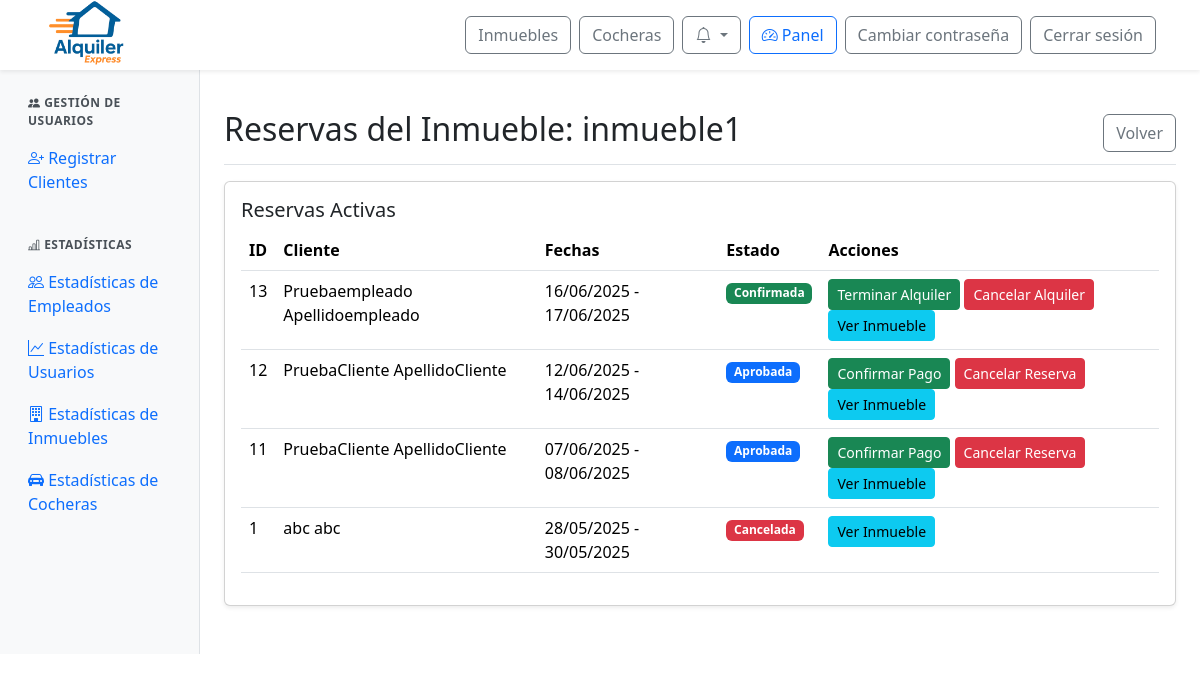
The page /panel/inmuebles/reservas/1/ (signed in) on the database as committed earlier.
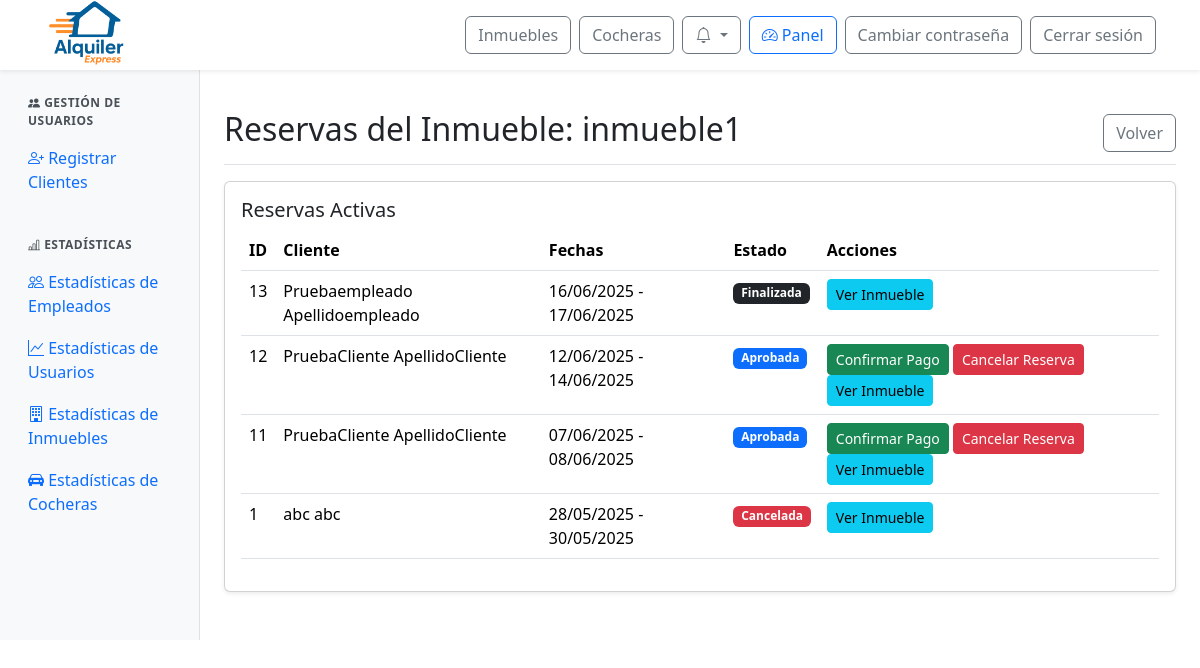
The same page on the database as committed later.
### web/models.py (models this page shows, shortened)
class Reserva(models.Model):
    id_reserva = models.AutoField(primary_key=True)
    fecha_inicio = models.DateField()
    fecha_fin = models.DateField()
    precio_total = models.DecimalField(max_digits=10, decimal_places=2)
    estado = models.ForeignKey(Estado, on_delete=models.SET_NULL, null=True)  # Aquí está el estado FK
    inmueble = models.ForeignKey(Inmueble, null=True, blank=True, on_delete=models.SET_NULL)
    cochera = models.ForeignKey(Cochera, null=True, blank=True, on_delete=models.SET_NULL)
    descripcion = models.TextField()

class Estado(models.Model):
    id_estado = models.AutoField(primary_key=True)
    nombre = models.CharField(max_length=100)

class ClienteInmueble(models.Model):
    id_cliente_inmueble = models.AutoField(primary_key=True)
    cliente = models.ForeignKey(Perfil, on_delete=models.CASCADE)  # FK a Perfil, no Usuario
    inmueble = models.ForeignKey(Inmueble, null=True, blank=True, on_delete=models.SET_NULL)
    cochera = models.ForeignKey(Cochera, null=True, blank=True, on_delete=models.SET_NULL)
    reserva = models.ForeignKey(Reserva, on_delete=models.CASCADE)

class Perfil(models.Model):
    id_perfil = models.AutoField(primary_key=True)
    usuario = models.OneToOneField(User, on_delete=models.CASCADE)
    dni = models.CharField(max_length=20)

### web/views.py (the view)
# urls.py: path('panel/inmuebles/reservas/<int:id_inmueble>/', views.admin_inmuebles_reservas, name='admin_inmuebles_reservas'),
@login_required
@user_passes_test(is_admin_or_empleado)
def admin_inmuebles_reservas(request, id_inmueble):
    inmueble = get_object_or_404(Inmueble, id_inmueble=id_inmueble)
    reservas = Reserva.objects.filter(inmueble=inmueble).order_by('-fecha_inicio')
    return render(request, 'admin/admin_inmuebles_reservas.html', {'inmueble': inmueble, 'reservas': reservas})

### web/context_processors.py (called while the page is built)
def notifications(request):
    if request.user.is_authenticated:
        try:
            return {
                'notificaciones': request.user.perfil.notificacion_set.order_by('-fecha_creacion')[:10],
                'notificaciones_no_leidas': request.user.perfil.notificacion_set.filter(leido=False).count()
            }
        except Exception:
            return {}
    return {}

### web/templatetags/user_groups.py (called while the page is built)
@register.filter(name='has_group')
def has_group(user, group_name):
    if not user.is_authenticated:
        return False
    return user.groups.filter(name=group_name).exists()

### web/views.py (called while the page is built)
def is_admin_or_empleado(user):
    return user.is_authenticated and (user.is_staff or user.groups.filter(name="empleado").exists())

### web/templates/admin/admin_inmuebles_reservas.html (shortened to what this page needs)
{% extends 'admin/admin_base.html' %}
{% load static %}
{% block admin_content %}
<div class="d-flex justify-content-between flex-wrap flex-md-nowrap align-items-center pt-3 pb-2 mb-3 border-bottom">
  <h1 class="h2">Reservas del Inmueble: {{ inmueble.nombre }}</h1>
  <a href="{% url 'admin_inmuebles' %}" class="btn btn-outline-secondary">Volver</a>
</div>
<div class="card shadow-sm mb-4">
  <div class="card-body">
    <h5 class="card-title">Reservas Activas</h5>
    <div class="table-responsive">
      <table class="table table-hover">
        <thead>
          <tr>
            <th>ID</th>
            <th>Cliente</th>
            <th>Fechas</th>
            <th>Estado</th>
            <th>Acciones</th>
          </tr>
        </thead>
        <tbody>
          {% for reserva in reservas %}
          <tr>
            <td>{{ reserva.id_reserva }}</td>
            <td>
              {% with relacion=reserva.clienteinmueble_set.first %}
                {% if relacion and relacion.cliente %}
                  {{ relacion.cliente.usuario.get_full_name|default:relacion.cliente.usuario.username }}
                {% else %}
                  Cliente no disponible
                {% endif %}
              {% endwith %}
            </td>
            <td>{{ reserva.fecha_inicio|date:"d/m/Y" }} - {{ reserva.fecha_fin|date:"d/m/Y" }}</td>
            <td>
              <span class="badge
                {% if reserva.estado.nombre == 'Confirmada' %}bg-success
                {% elif reserva.estado.nombre == 'Cancelada' %}bg-danger
                {% elif reserva.estado.nombre == 'Rechazada' %}bg-secondary
                {% elif reserva.estado.nombre == 'Pagada' %}bg-info
                {% elif reserva.estado.nombre == 'Aprobada' %}bg-primary
                {% elif reserva.estado.nombre == 'Pendiente' %}bg-warning
                {% elif reserva.estado.nombre == 'Finalizada' %}bg-dark
                {% else %}bg-warning{% endif %}">
                {{ reserva.estado.nombre }}
              </span>
            </td>
            <td>
              {% if reserva.estado.nombre == 'Pendiente' %}
                <button class="btn btn-sm btn-success" onclick="showConfirmModal('{{ reserva.id_reserva }}', 'Aprobada')">Aprobar Solicitud</button>
                <button class="btn btn-sm btn-danger" onclick="showConfirmModal('{{ reserva.id_reserva }}', 'Rechazada')">Rechazar Solicitud</button>
              {% elif reserva.estado.nombre == 'Aprobada' %}
                <button class="btn btn-sm btn-success" onclick="showConfirmModal('{{ reserva.id_reserva }}', 'Pagada')">Confirmar Pago</button>
                <button class="btn btn-sm btn-danger" onclick="showConfirmModal('{{ reserva.id_reserva }}', 'Cancelada')">Cancelar Reserva</button>
              {% elif reserva.estado.nombre == 'Pagada' %}
                <button class="btn btn-sm btn-success" onclick="showConfirmModal('{{ reserva.id_reserva }}', 'Confirmada')">Confirmar Totalmente</button>
                <button class="btn btn-sm btn-danger" onclick="showConfirmModal('{{ reserva.id_reserva }}', 'Cancelada')">Cancelar Alquiler</button>
              {% elif reserva.estado.nombre == 'Confirmada' %}
                <button class="btn btn-sm btn-success" onclick="cambiarEstado('{{ reserva.id_reserva }}', 'Finalizada')">Terminar Alquiler</button>
                <button class="btn btn-sm btn-danger" onclick="showConfirmModal('{{ reserva.id_reserva }}', 'Cancelada')">Cancelar Alquiler</button>
              {% endif %}
              <a href="{% url 'detalle_inmueble' inmueble.id_inmueble %}" class="btn btn-sm btn-info">Ver Inmueble</a>
            </td>
          </tr>
          {% empty %}
          <tr>
            <td colspan="5" class="text-center">No hay reservas activas</td>
          </tr>
          {% endfor %}
        </tbody>
      </table>
    </div>
  </div>
</div>
{% endblock %}

Rows that differ between the two databases and show on the page:
changed Reserva "Pruebaempleado Apellidoempleado": estado.nombre "Confirmada" → "Finalizada"; no longer shows "Terminar Alquiler Cancelar Alquiler"
